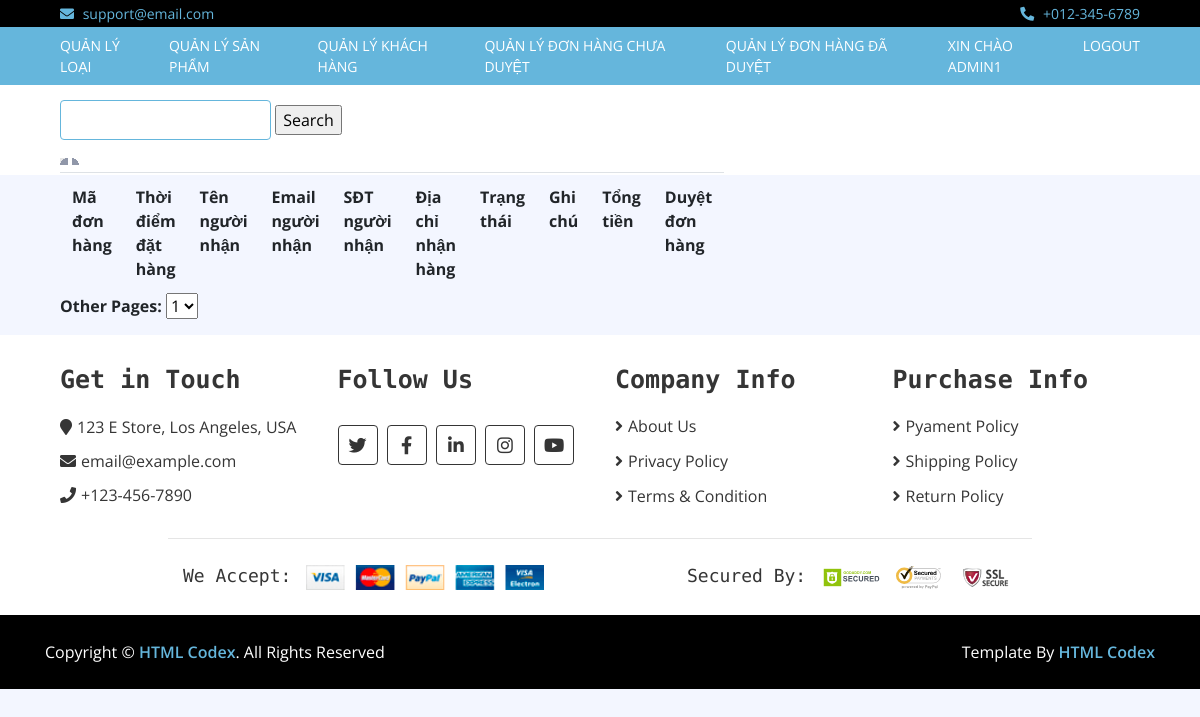
The app's page /admin/index.php?mo=dh (signed in), older data.
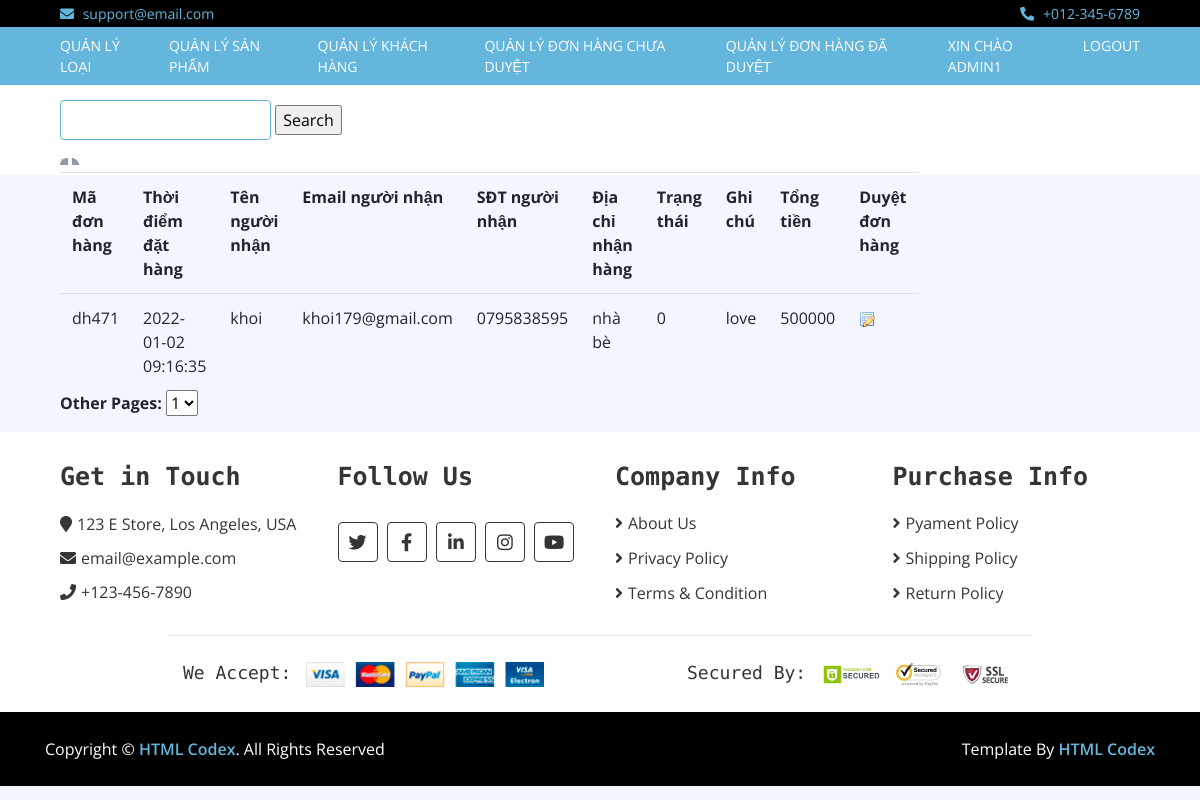
The same page, newer data.
### tables this page shows
CREATE TABLE IF NOT EXISTS `donhang` (
  `madh` char(10) NOT NULL,
  `email` varchar(50) NOT NULL,
  `ThoiDiemDatHang` datetime NOT NULL DEFAULT CURRENT_TIMESTAMP,
  `tennguoinhan` varchar(50) DEFAULT NULL,
  `emailnguoinhan` varchar(200) DEFAULT NULL,
  `sdtnguoinhan` varchar(50) DEFAULT NULL,
  `diachinhanhang` varchar(100) DEFAULT NULL,
  `trangthai` tinyint(1) NOT NULL DEFAULT '0',
  `ghichucuakh` text,
  `tongtien` int(11) DEFAULT NULL,
  PRIMARY KEY (`madh`),
  KEY `email` (`email`)
);

### classes/Db.class.php (called while the page is built, shortened)
<?php
class Db{
		private $pdo= null;
		public function __construct()
		{
			$driver="mysql:host=". HOST."; dbname=". DB_NAME;
			try
			{
				$this->pdo = new PDO($driver, DB_USER, DB_PASS);
				$this->pdo->query("set names 'utf8' ");
			}
			catch(PDOException $e)
			{
				echo "Err:". $e->getMessage();	exit();
			}
		}
		private function query($sql, $arr = array(), $mode = PDO::FETCH_ASSOC)
		{
			$stm = $this->pdo->prepare($sql);
			if (!$stm->execute( $arr))
				{
				echo "Sql lỗi.";
				echo $this->sql_debug($sql,$arr);
				}
			return $stm->fetchAll($mode);
		}
		public function exeQuery($sql,  $arr = array(), $mode = PDO::FETCH_ASSOC)
		{
			return $this->query($sql, $arr, $mode);
		}
	}
?>

### classes/Donhang.class.php (called while the page is built, shortened)
<?php
class Donhang extends Db{
	public function chuaduyet()
	{
		$sql="select * from donhang where trangthai=0";
		return $this->exeQuery($sql);
	}
}
?>

### admin/donhang.php (the view, shortened to what this page needs)
<?php
include_once("../classes/Donhang.class.php");
$donhangDB=new Donhang;
$dsdh=$donhangDB->chuaduyet();
?>
<div class="bottom-bar">
            <div class="container-fluid">
                <div class="row align-items-center">
                  <div class="col-md-6">
                  <div class="search">
        <label>
        <input type="text" name="textfield" />
        </label>
        <label>
        <input type="submit" name="Submit" value="Search" />
        </label>
      </div>
      <div class="table"> <img src="img/bg-th-left.gif" width="8" height="7" alt="" class="left" /> <img src="img/bg-th-right.gif" width="7" height="7" alt="" class="right" />
        <table class="listing" cellpadding="0" cellspacing="0">
          <tr>
            <th class="first" >Mã đơn hàng</th>
            <th>Thời điểm đặt hàng</th>
            <th>Tên người nhận</th>
            <th>Email người nhận</th>
            <th>SĐT người nhận</th>
            <th>Địa chỉ nhận hàng</th>
            <th>Trạng thái</th>
            <th>Ghi chú</th>
            <th>Tổng tiền</th>
            <th>Duyệt đơn hàng</th>
          </tr>
          <?php
		  $i=1;
		  foreach($dsdh as $donhang)
		  {
		  ?>
          <tr <?php if($i%2==0) echo 'class="bg"' ?>>
            <td ><?php echo $donhang['madh'] ?></td>
            <td><?php echo $donhang['ThoiDiemDatHang'] ?></td>
            <td><?php echo $donhang['tennguoinhan'] ?></td>
            <td><?php echo $donhang['emailnguoinhan'] ?></td>
            <td><?php echo $donhang['sdtnguoinhan'] ?></td>
            <td><?php echo $donhang['diachinhanhang'] ?></td>
            <td><?php echo $donhang['trangthai'] ?></td>
            <td><?php echo $donhang['ghichucuakh'] ?></td>
            <td><?php echo $donhang['tongtien'] ?></td>
              <td><a href="index.php?mo=dh&ac=duyet&mdh=<?php echo $donhang['madh'] ?>"><img src="../img/edit-icon.gif" width="16" height="16" alt="" /></a></td>
          </tr>
          <?php
		  	$i++;
		  } ?>
        </table>
        <div class="select"> <strong>Other Pages: </strong>
          <select>
            <option>1</option>
          </select>
        </div>
      </div>
    </div>
            </div>
        </div>

Row changes from the older to the newer data that the page shows:
added donhang: madh "dh471", ThoiDiemDatHang "2022-01-02 09:16:35", tennguoinhan "khoi", emailnguoinhan "khoi179@gmail.com", sdtnguoinhan "0795838595", diachinhanhang "nhà bè", trangthai "0", ghichucuakh "love", tongtien "500000"
